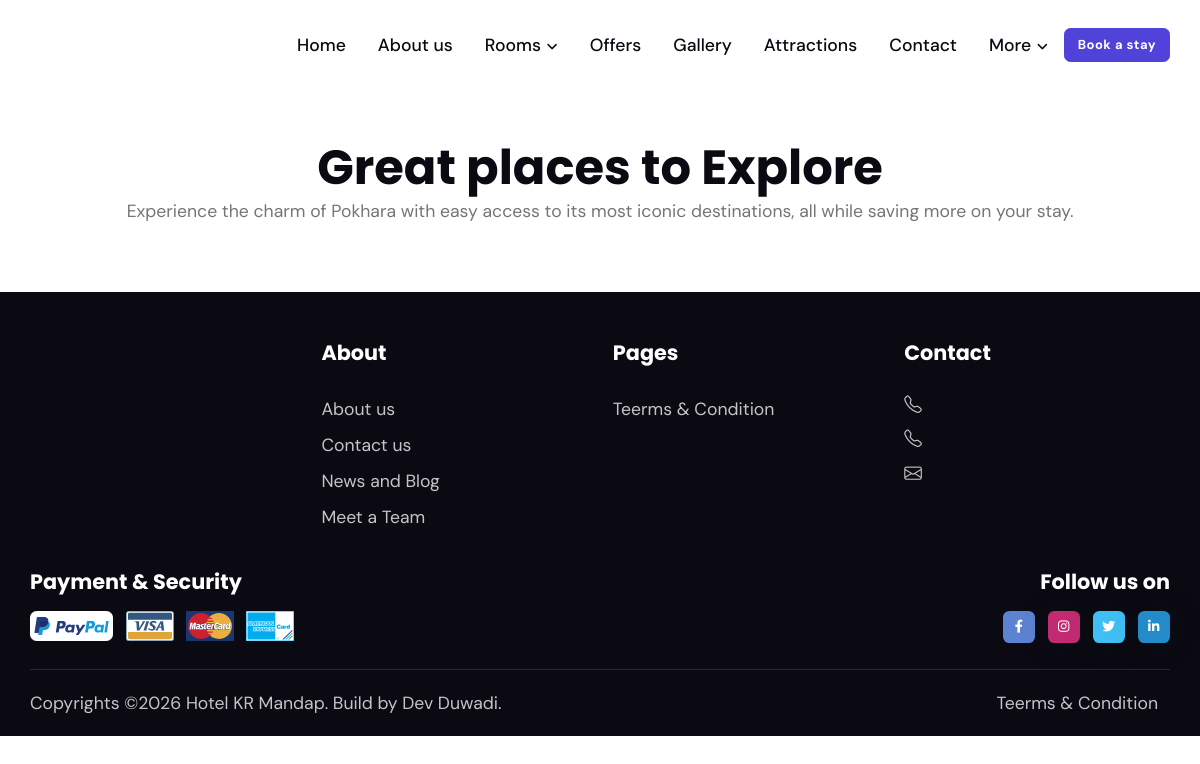
The app's page /nearby-attractions, older data.
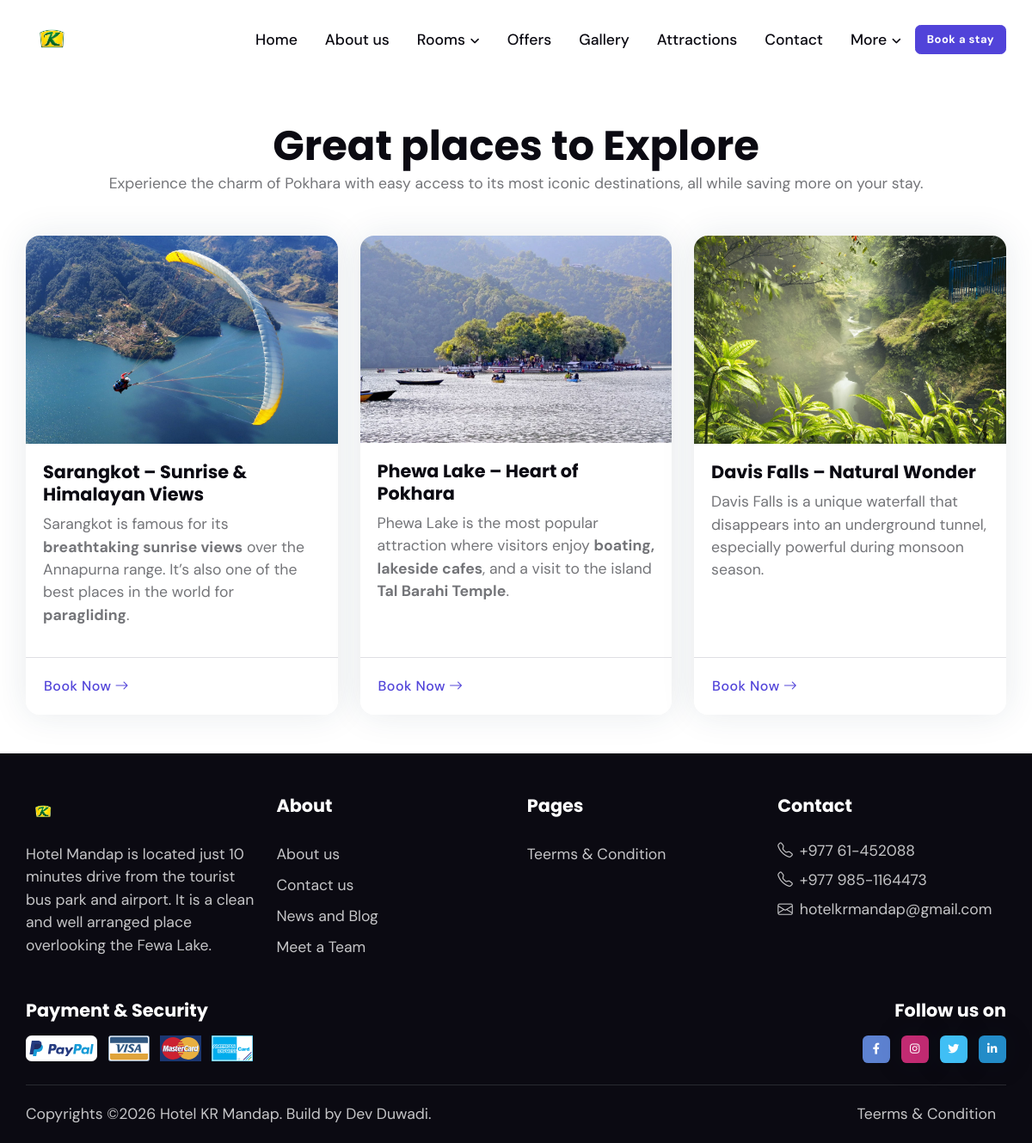
The same page, newer data.
### page/models.py (models this page shows, shortened)
class Page(models.Model):
    title = models.CharField(max_length=255)
    slug = models.SlugField(max_length=255, unique=True, null=True, blank=True)
    description = CKEditor5Field(config_name='extends')
    is_active = models.BooleanField(default=True)
    created_at = models.DateTimeField(auto_now_add=True)
    updated_at = models.DateTimeField(auto_now=True)
    class Meta:
        verbose_name = 'Page'
        verbose_name_plural = 'Pages'

### settings/models.py (models this page shows, shortened)
class Logo(models.Model):
    name = models.CharField(max_length=255)
    logo = models.ImageField(
        upload_to='images', default='', blank=True, null=True)
    created_at = models.DateTimeField(auto_now_add=True)
    updated_at = models.DateTimeField(auto_now=True)
    class Meta:
        verbose_name = 'Logo'
        verbose_name_plural = 'Logo'

class SiteInfo(models.Model):
    name = models.CharField(max_length=255, null=True, blank=True)
    phone = models.CharField(max_length=100, null=True, blank=True)
    mobile = models.CharField(max_length=100, null=True, blank=True)
    email = models.EmailField(max_length=100, null=True, blank=True)
    secondary_email = models.EmailField(max_length=255, null=True, blank=True)
    address = models.CharField(max_length=100)
    short_description = models.TextField(max_length=255, blank=True, null=True)
    created_at = models.DateTimeField(auto_now_add=True)
    updated_at = models.DateTimeField(auto_now=True)
    class Meta:
        verbose_name = 'Office Information'
        verbose_name_plural = 'Office Information'

### attraction/models.py (models this page shows, shortened)
class Attraction(models.Model):
    title = models.CharField(max_length=255)
    image = models.ImageField(upload_to='attraction',
                              blank=True, null=True, help_text="306*323")
    distance= models.CharField(max_length=255,blank=True, null=True,help_text="eg. 2 km")
    description = CKEditor5Field(config_name='extends')
    ordering = models.IntegerField()
    is_active = models.BooleanField(default=True)
    created_at = models.DateTimeField(auto_now_add=True)
    updated_at = models.DateTimeField(auto_now=True)
    class Meta:
        verbose_name = 'Attraction'
        verbose_name_plural = 'Attractions'

### core/views.py (the view)
# urls.py: path('nearby-attractions', views.attraction, name="attraction"),
def attraction(request):
    attractions=Attraction.objects.all().order_by('ordering')
    context={
        'attractions':attractions
        }
    return render(request, 'attraction.html',context)

### core/context_processor.py (called while the page is built)
def default(request):
    favicon = Favicon.objects.first()
    logo = Logo.objects.first()
    site_info = SiteInfo.objects.first()
    social_links = SocialLinks.objects.first()
    attractions = Attraction.objects.all().order_by('ordering')
    pages=Page.objects.all()
    otas=OTA.objects.all()
    rooms=Room.objects.all()
    return {
        'favicon': favicon,
        'logo': logo,
        'site_info': site_info,
        'social_links': social_links,
        'pages': pages,
        'otas':otas,
        'attractions': attractions,
        'rooms': rooms,
    }

### templates/attraction.html
{% extends "base.html" %} {% load static %} {% block content %}
<main>
  <section class="pt-0 pt-sm-5">
    <div class="container">
      <div class="row mb-4 mb-sm-5">
        <div class="col-12 text-center">
          <h2 class="mb-0">Great places to Explore</h2>
          <p class="mb-0">
            Experience the charm of Pokhara with easy access to its most iconic destinations, all while saving more on your stay.
          </p>
        </div>
      </div>
      <div class="row g-4">
       {% for attr in attractions %}
        <div class="col-sm-6 col-lg-4 col-xl-4">
          <div class="card shadow h-100">
            <div class="position-relative">
              <img
                src="{{ attr.image.url }}"
                class="card-img-top"
                alt="{{ attr.title }}"
              />
            </div>
            <div class="card-body">
              <h5 class="card-title me-2">
                <a href="#">{{ attr.title }}</a>
              </h5>
              <p class="mb-0">
               {{ attr.description|safe}}
              </p>
            </div>
            <div class="card-footer border-top">
              <div class="d-flex justify-content-between align-items-center">
                <a href="mailto:{{ site_info.email }}" class="btn btn-link p-0 mb-0"
                  >Book Now<i class="bi bi-arrow-right ms-1"></i
                ></a>
              </div>
            </div>
          </div>
        </div>
        {% endfor %}
      </div>
    </div>
  </section>
</main>
{% endblock content %}

### templates/base.html (shortened to what the changed rows need)
{% load static %}
<!doctype html>
<html lang="en">
  <head>
    <link
      rel="stylesheet"
      type="text/css"
      href="{% static 'assets/vendor/font-awesome/css/all.min.css' %}"
    />
    <link
      rel="stylesheet"
      type="text/css"
      href="{% static 'assets/vendor/bootstrap-icons/bootstrap-icons.css' %}"
    />
    <link
      rel="stylesheet"
      type="text/css"
      href="{% static 'assets/vendor/tiny-slider/tiny-slider.css' %}"
    />
    <link
      rel="stylesheet"
      type="text/css"
      href="{% static 'assets/vendor/glightbox/css/glightbox.css' %}"
    />
    <link
      rel="stylesheet"
      type="text/css"
      href="{% static 'assets/vendor/flatpickr/css/flatpickr.min.css' %}"
    />
    <link
      rel="stylesheet"
      type="text/css"
      href="{% static 'assets/vendor/choices/css/choices.min.css' %}"
    />
    <link
      rel="stylesheet"
      type="text/css"
      href="{% static 'assets/css/style.css' %}"
    />
  </head>
  <body>
    <header class="navbar-light py-3">
      <nav class="navbar navbar-expand-lg">
        <div class="container d-block">
          <div class="row align-items-center">
            <div class="col-2">
              <a class="navbar-brand" href="/">
                <img
                  class="light-mode-item navbar-brand-item d-inline h-40px h-md-60px"
                  src="{{ logo.logo.url }}"
                  alt="{{ logo.title }}"
                />
              </a>
            </div>
          </div>
        </div>
      </nav>
    </header>
    {% block content %} {% endblock %}
    <footer class="bg-dark pt-5">
      <div class="container">
        <div class="row g-4">
          <div class="col-6 col-lg-3">
            <a href="index.html">
              <img
                class="h-40px"
                src="{{ logo.logo.url }}"
                alt="{{ logo.title }}"
              />
            </a>
            <p class="my-3 text-body-secondary">
              {{ site_info.short_description}}
            </p>
          </div>
          <div class="col-6 col-lg-3">
            <ul class="nav flex-column text-primary-hover">
              {% for page in pages %}
              <li class="nav-item">
                <a class="nav-link text-body-secondary" href="{% url 'page-detail' page.slug %}">{{ page.title }}</a>
              </li>
              {% endfor %}
            </ul>
          </div>
          <div class="col-6 col-lg-3">
            <ul class="nav flex-column text-primary-hover">
              <li class="nav-item">
                <p class="mb-2">
                  <a href="#" class="text-body-secondary text-primary-hover">
                    <i class="bi bi-telephone me-2"></i>{{ site_info.phone }}
                  </a>
                </p>
              </li>
              <li class="nav-item">
                <p class="mb-2">
                  <a href="#" class="text-body-secondary text-primary-hover">
                    <i class="bi bi-telephone me-2"></i>{{ site_info.mobile }}
                  </a>
                </p>
              </li>
              <li class="nav-item">
                <p class="mb-0">
                  <a href="#" class="text-body-secondary text-primary-hover">
                    <i class="bi bi-envelope me-2"></i>{{ site_info.email }}
                  </a>
                </p>
              </li>
            </ul>
          </div>
        </div>
        <div class="row">
          <div class="container">
            <div
              class="d-lg-flex justify-content-between align-items-center py-3 text-center text-lg-start"
            >
              <div class="nav mt-2 mt-lg-0">
                <ul class="list-inline text-primary-hover mx-auto mb-0">
                  {% for page in pages %}
                  <li class="list-inline-item me-0">
                    <a
                      class="nav-link text-body-secondary py-1"
                      href="{% url 'page-detail' page.slug %}"
                      >{{ page.title }}</a
                    >
                  </li>
                  {% endfor %}
                </ul>
              </div>
            </div>
          </div>
        </div>
      </div>
    </footer>
  </body>
</html>

Row changes from the older to the newer data that the page shows:
added Logo: logo (picture)
added Attraction: image (picture), title "Sarangkot – Sunrise & Himalayan Views", description "Sarangkot is famous for its breathtaking sunrise views over the Annapurna range. It’s also one of the best places in the world for paragliding ."
added Attraction: image (picture), title "Phewa Lake – Heart of Pokhara", description "Phewa Lake is the most popular attraction where visitors enjoy boating, lakeside cafes , and a visit to the island Tal Barahi Temple ."
added Attraction: image (picture), title "Davis Falls – Natural Wonder", description "Davis Falls is a unique waterfall that disappears into an underground tunnel, especially powerful during monsoon season."
added SiteInfo: short_description "Hotel Mandap is located just 10 minutes drive from the tourist bus park and airport. It is a clean and well arranged place overlooking the Fewa Lake.", phone "+977 61-452088", mobile "+977 985-1164473", email "hotelkrmandap@gmail.com"
